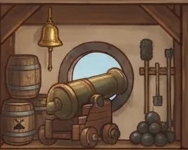
#> input picture crates/game/assets/ship/cannon_deck_2.png, 188 x 150 px
$ python -i ship_rooms.py   (imports and definitions only)
#> lines starting #> are read from the running program, lines starting #| are printed output that depends on the picture; after the words box and inside, x2 and y2 are one past the last pixel; in counts of white or black regions, pixels touching at a corner belong together
#> further down, picture is the input picture: PIL image 188x150 RGBA; mean R, G, B, A 109.9, 83.1, 64.4, 255
#!/usr/bin/env python3
"""Корабль-разрез на главной: рисунки из Gemini → crates/game/assets/ship/.

  python3 tools/sprites/ship_rooms.py

art/2d/ship/: base_a.png — корабль-разрез на небе (первый облик всех комнат); exterior.png — он же
снаружи, с закрытым бортом; exterior_sails / exterior_bare — правки exterior: паруса распущены / голые реи; up_<что>.png — тот же
рисунок, где правкой в Gemini улучшена одна комната; locked.png — правка с заколоченной комнатой;
scaffold.png — леса на белом фоне; propeller.png — пропеллер анфас на белом (крутится в игре). Рамки комнат — в data/ship.json (view.rooms, пиксели 1024).
Небо вырезается: заливка от краёв по цвету неба и крупные просветы выше корпуса.
Нужны Pillow и numpy.
"""
import json
import sys
from pathlib import Path

import numpy as np
from PIL import Image, ImageDraw, ImageFilter

ROOT = Path(__file__).resolve().parents[2]
sys.path.insert(0, str(Path(__file__).resolve().parent))
from keypose import mask_of  # noqa: E402

ART = ROOT / "art" / "2d" / "ship"
OUT = ROOT / "crates" / "game" / "assets" / "ship"
# Улучшенный облик комнаты: из какого рисунка вырезать.
UPGRADES = {"tavern": "up_tavern", "cannon_deck": "up_cannon", "hold": "up_hold", "windcatchers": "up_wind"}
LOCKED_FROM = ("locked", "training_deck")   # заколоченная комната: рисунок и чья рамка


def sky_mask(img):
    """Точно небо: цвет неба, связанный с краем рисунка, плюс крупные просветы выше корпуса."""
    a = np.asarray(img).astype(int)
    r, g, b = a[..., 0], a[..., 1], a[..., 2]
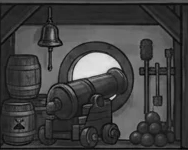
#> b: shape (150, 188) int64; min 0, max 230, mean 64.4
    sky = (b - r >= 4) & ((r + g + b) > 360)
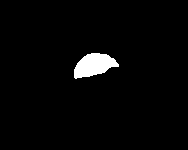
#> sky: shape (150, 188) bool; 2.7% white; 1 white region, box (x1, y1, x2, y2) and area: (74, 53, 119, 79) 749
    work = Image.fromarray(sky.astype(np.uint8) * 255, "L").copy()
    h, w = sky.shape
#> h = 150; w = 188
    seeds = [(x, 0) for x in range(0, w, 8)] + [(x, h - 1) for x in range(0, w, 8)]
    seeds += [(0, y) for y in range(0, h, 8)] + [(w - 1, y) for y in range(0, h, 8)]
    for x, y in seeds:
        if work.getpixel((x, y)) == 255:
            ImageDraw.floodfill(work, (x, y), 128)
    bg = np.asarray(work) == 128
#> bg: shape (150, 188) bool; every value is 0
    # Просветы между канатами и парусами: пятна неба выше корпуса.
    k = 7
    big = np.asarray(Image.fromarray(sky.astype(np.uint8) * 255)
                     .filter(ImageFilter.MinFilter(k)).filter(ImageFilter.MaxFilter(k))) > 0
#> big: shape (150, 188) bool; 2.6% white; 1 white region, box (x1, y1, x2, y2) and area: (74, 53, 116, 78) 735
    big[int(h * 0.45):] = False
#> big: shape (150, 188) bool; 1.6% white; 1 white region, box (x1, y1, x2, y2) and area: (76, 53, 116, 67) 441
    return bg | (big & sky)


def blur(a, r):
    """Размытие (три прохода окна 2r+1 по осям) — для float-слоёв, PIL их не размывает."""
#> called with r = 12
    out = a.astype(np.float32)
    for axis in (0, 1):
        for _ in range(3):
            pad = [(0, 0)] * out.ndim
            pad[axis] = (r + 1, r)
            c = np.cumsum(np.pad(out, pad, mode="edge"), axis=axis)
            hi = np.take(c, np.arange(2 * r + 1, c.shape[axis]), axis=axis)
            lo = np.take(c, np.arange(0, c.shape[axis] - 2 * r - 1), axis=axis)
            out = (hi - lo) / (2 * r + 1)
    return out


def without_sky(img, sharpen=True):
    """Мягкая вырезка: у края и на тонких канатах альфа — по отличию от цвета неба за ними,
    цвет очищен от неба (без светлой каймы). Внутри корабля — непрозрачно."""
    src = np.asarray(img.convert("RGB")).astype(np.float32)
    bg = sky_mask(img)
    # Цвет неба везде: размазанное небо, нормированное на его долю.
    wgt = bg.astype(np.float32)[..., None]
    sky = blur(src * wgt, 12) / np.maximum(blur(wgt, 12), 1e-3)
#> call 2 of blur, with r = 12
#> after the loop in blur (call 2), `for axis in (0, 1):`:
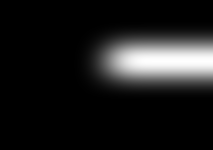
#> c: shape (150, 213, 1) float32; min 0, max 12.84, mean 1.43; drawn with min black and max white
#> sky: shape (150, 188, 3) float32
    sure = Image.fromarray((~bg).astype(np.uint8) * 255).filter(ImageFilter.MinFilter(5))
#> sure: PIL image 188x150 L; 97.6% white; 1 black region, box (x1, y1, x2, y2) and area: (74, 51, 118, 69) 673
    sure = np.asarray(sure) > 0
    dist = np.sqrt(((src - sky) ** 2).sum(axis=2))
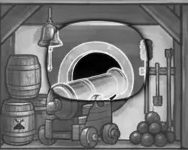
#> dist: shape (150, 188) float32; min 1.06, max 303, mean 138.8; drawn with min black and max white
    alpha = np.clip((dist - 12) / 70, 0, 1)
    alpha[sure] = 1
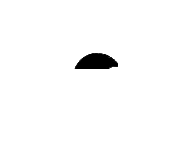
#> alpha: shape (150, 188) float32; min 0, max 1, mean 0.982
    alpha[bg & (dist < 30)] = 0
#> alpha: shape (150, 188) float32; 0.18% of pixels changed, all inside (x1, y1, x2, y2) = (76, 53, 116, 67)
    a = alpha[..., None]
    fg = np.where(a > 0.04, (src - (1 - a) * sky) / np.maximum(a, 0.04), src)
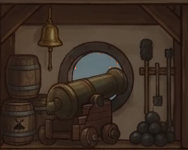
#> fg: shape (150, 188, 3) float32; mean R, G, B 110, 83.1, 64.4; drawn with min black and max white
    out = Image.fromarray(np.dstack([fg.clip(0, 255), alpha * 255]).astype(np.uint8), "RGBA")
#> out: PIL image 188x150 RGBA
    if sharpen:
        rgb = out.convert("RGB").filter(ImageFilter.UnsharpMask(1.6, 70, 2))
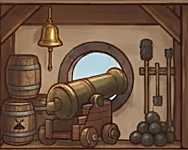
#> rgb: PIL image 188x150 RGB; mean R, G, B 109.8, 83, 64.4
        rgb.putalpha(out.getchannel("A"))
#> rgb: PIL image 188x150 RGBA
        out = rgb
    return out


# [72 lines left out: functions sail_boxes, sails, main, not called in this run]


# [2 lines not run here, left out]

>>> from PIL import Image
>>> picture = Image.open('../../crates/game/assets/ship/cannon_deck_2.png')
>>> result = without_sky(picture)
